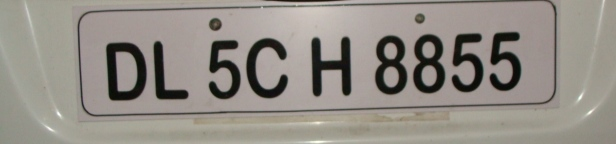
%> input picture CA2/p1/image1.jpg, 616 x 144 px
$ octave p3.m   (GNU Octave 9; MATLAB toolbox functions it lacks are replaced by stand-ins)
%> lines starting %> are read from the running program, lines starting %| are printed output that depends on the picture
### CA2/delete_unblue.m
function [blue_pic] = delete_unblue(picture)
    blue_pic = zeros([300, 500]);
    for i=1:300
        for j=1:500
            if ~(picture(i, j, 3) > 120 && picture(i, j, 1) + picture(i, j, 2) <= 130)
                blue_pic(i, j) = 0;
            else
                blue_pic(i, j) = 1;
            end
        end
    end
end

### CA2/p3.m
clc
close all;
clear;
% SELECTING THE TEST DATA
%%%%%%%%%%%%%%%%%%%%%%%%%%%%%%%%%%%%%%%%%%%%%%%%%%%%%%%%%%%%%%%%%%
[file,path]=uigetfile({'*.jpg;*.bmp;*.png;*.tif'},'Choose an image');
%> the answer given: p1/image1.jpg
s=[path,file];
picture=imread(s);
%> picture is the input picture: size 144x616x3 uint8; mean R, G, B 146.4, 141, 133.6
figure
subplot(1, 3, 1);
picture=imresize(picture,[300 500]);
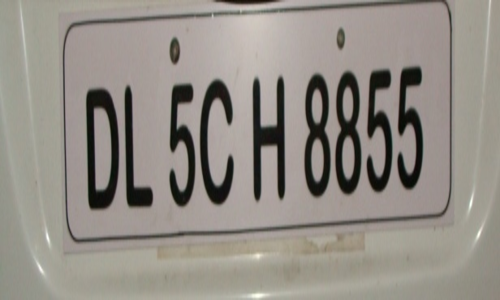
%> picture: size 300x500x3 uint8; mean R, G, B 146.4, 141, 133.6
imshow(picture)
%figure
pic_blue = delete_unblue(picture);
%> after the loop in delete_unblue, `for i=1:300`: blue_pic: size 300x500 double; every value is 0
%imshow(pic_blue)
pic_blue = bwareaopen(pic_blue, 100);
%> pic_blue: size 300x500 logical; every value is 0
background = bwareaopen(pic_blue, 1000);
pic_blue = pic_blue - background;
subplot(1, 3, 2);
imshow(pic_blue)
[L, Ne] = bwlabel(pic_blue);
%> Ne = 0
[r, c] = find(L == 1);
%> r = []; c = []
r1 = min(r);
%> r1 = []
r2 = max(r);
%> r2 = []
c1 = min(c);
%> c1 = []
c2 = max(c);
%> c2 = []
delta_x = 20;
delta_y = 200;
r1 = r1 - delta_x;
r2 = r2 + delta_x;
c1 = c1 - 20;
c2 = c2 + delta_y;
picture2 = picture(r1:r2, c1:c2, :);
%> picture2 = []
subplot(1, 3, 3)
imshow(picture2)
picture = picture2;
%> picture = []
%> (the run ends here)
